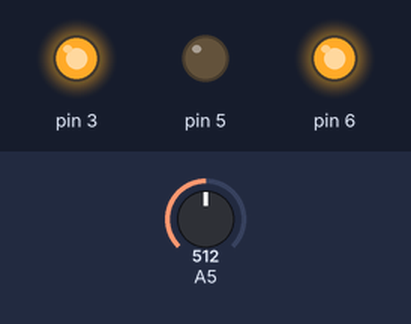
Bench run of a sketch on a simulated Arduino Uno, built with avr-gcc and run on an emulated ATmega328P. Shown: output pins drawn as LEDs (lit = HIGH). Inputs (shaded band) come from the test bench; at power-on: A5 = 512.

Above: at 1.2 s.
1.3 s: A5 set to 493
At 1.8 s:
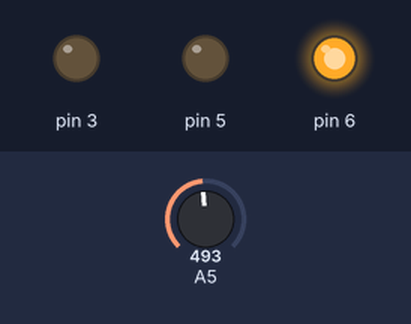
2.8 s: A5 set to 510
At 4.0 s:
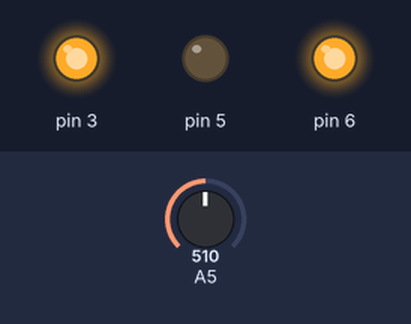
4.3 s: A5 set to 490
At 5.3 s:
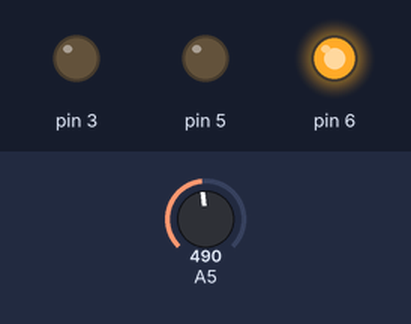
Timing chart, 0 to 7.3 s (numbered marks = the images above; inputs shaded):
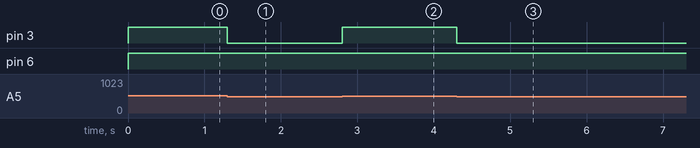

Measured:
- the behaviour switches between 501 and 500 on A5 (found by bisection; images 0 and 1)
- after the input at 1.3 s, pin 3: HIGH → LOW at once
- after the input at 2.8 s, pin 3: LOW → HIGH at once
- after the input at 4.3 s, pin 3: HIGH → LOW at once

The sketch:

serialTransfer.ino
```cpp
void setup()
{
  Serial.begin(115200);
  pinMode(3, OUTPUT);
  pinMode(5, OUTPUT);
  pinMode(6, OUTPUT);
}

void loop()
{
  digitalWrite(5,0);
  digitalWrite(6,1);
int read = analogRead(A5);
//delay(10);
if(read > 500){
  analogWrite(3,1023);
  }else{
    analogWrite(3,0);
    }
}
```
